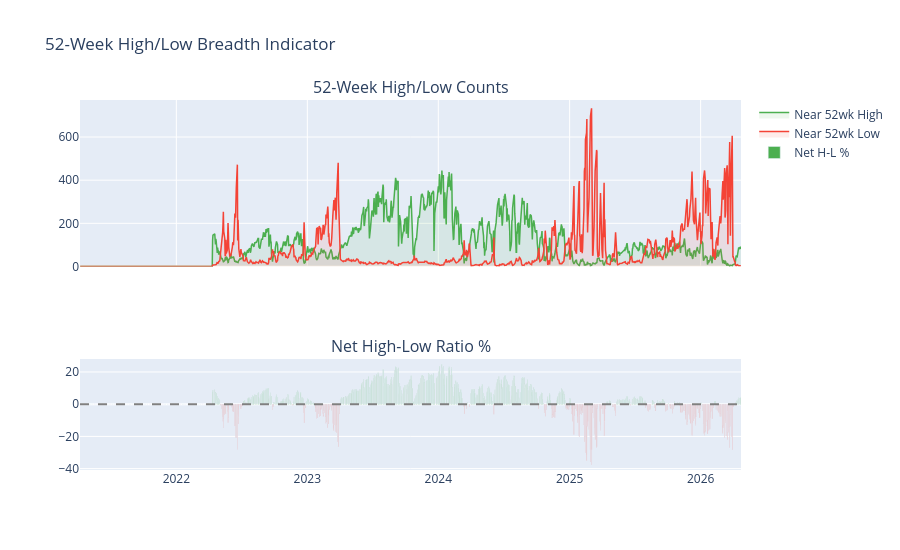

Notebook cell for this chart:
### Markdown cell above
## 5. 52-Week High / Low ratio over time

### Code cell
rolling_252_high = close.rolling(252).max()
rolling_252_low  = close.rolling(252).min()

at_52wk_high = (close >= rolling_252_high * 0.98).sum(axis=1)  # within 2% of 52wk high
at_52wk_low  = (close <= rolling_252_low  * 1.02).sum(axis=1)  # within 2% of 52wk low
nhl_ratio    = (at_52wk_high - at_52wk_low) / close.count(axis=1) * 100

fig = make_subplots(rows=2, cols=1, shared_xaxes=True,
                    row_heights=[0.6, 0.4],
                    subplot_titles=['52-Week High/Low Counts', 'Net High-Low Ratio %'])

fig.add_trace(go.Scatter(x=at_52wk_high.index, y=at_52wk_high,
                         name='Near 52wk High', line=dict(color='#4CAF50', width=1.5),
                         fill='tozeroy', fillcolor='rgba(76,175,80,0.1)'), row=1, col=1)
fig.add_trace(go.Scatter(x=at_52wk_low.index, y=at_52wk_low,
                         name='Near 52wk Low', line=dict(color='#F44336', width=1.5),
                         fill='tozeroy', fillcolor='rgba(244,67,54,0.1)'), row=1, col=1)

nhl_color = ['#4CAF50' if v >= 0 else '#F44336' for v in nhl_ratio]
fig.add_trace(go.Bar(x=nhl_ratio.index, y=nhl_ratio,
                     marker_color=nhl_color, name='Net H-L %', showlegend=True), row=2, col=1)
fig.add_hline(y=0, line_dash='dash', line_color='grey', row=2, col=1)

fig.update_layout(title='52-Week High/Low Breadth Indicator', height=550)
fig.show()

print(f"Today — Near 52wk High: {at_52wk_high.iloc[-1]:.0f} | Near 52wk Low: {at_52wk_low.iloc[-1]:.0f} | Net ratio: {nhl_ratio.iloc[-1]:.1f}%")

### Figure 1 — Plotly figure (JSON) as saved in the notebook; plotly's stock layout.template omitted (floating-point values rounded to 4 significant figures; data arrays with more than 128 entries replaced by an {"elided": "..."} marker saying what was removed)
{"data": [{"fill": "tozeroy", "fillcolor": "rgba(76,175,80,0.1)", "line": {"color": "#4CAF50", "width": 1.5}, "name": "Near 52wk High", "type": "scatter", "x": {"elided": "1246 str values"}, "xaxis": "x", "y": {"elided": "1246 int values"}, "yaxis": "y"}, {"fill": "tozeroy", "fillcolor": "rgba(244,67,54,0.1)", "line": {"color": "#F44336", "width": 1.5}, "name": "Near 52wk Low", "type": "scatter", "x": {"elided": "1246 str values"}, "xaxis": "x", "y": {"elided": "1246 int values"}, "yaxis": "y"}, {"marker": {"color": {"elided": "1246 str values"}}, "name": "Net H-L %", "showlegend": true, "type": "bar", "x": {"elided": "1246 str values"}, "xaxis": "x2", "y": {"elided": "1246 float values"}, "yaxis": "y2"}], "layout": {"annotations": [{"font": {"size": 16}, "showarrow": false, "text": "52-Week High/Low Counts", "x": 0.5, "xanchor": "center", "xref": "paper", "y": 1, "yanchor": "bottom", "yref": "paper"}, {"font": {"size": 16}, "showarrow": false, "text": "Net High-Low Ratio %", "x": 0.5, "xanchor": "center", "xref": "paper", "y": 0.3, "yanchor": "bottom", "yref": "paper"}], "height": 550, "shapes": [{"line": {"color": "grey", "dash": "dash"}, "type": "line", "x0": 0, "x1": 1, "xref": "x2 domain", "y0": 0, "y1": 0, "yref": "y2"}], "title": {"text": "52-Week High/Low Breadth Indicator"}, "xaxis": {"anchor": "y", "domain": [0, 1], "matches": "x2", "showticklabels": false}, "xaxis2": {"anchor": "y2", "domain": [0, 1]}, "yaxis": {"anchor": "x", "domain": [0.55, 1]}, "yaxis2": {"anchor": "x2", "domain": [0, 0.3]}}}
